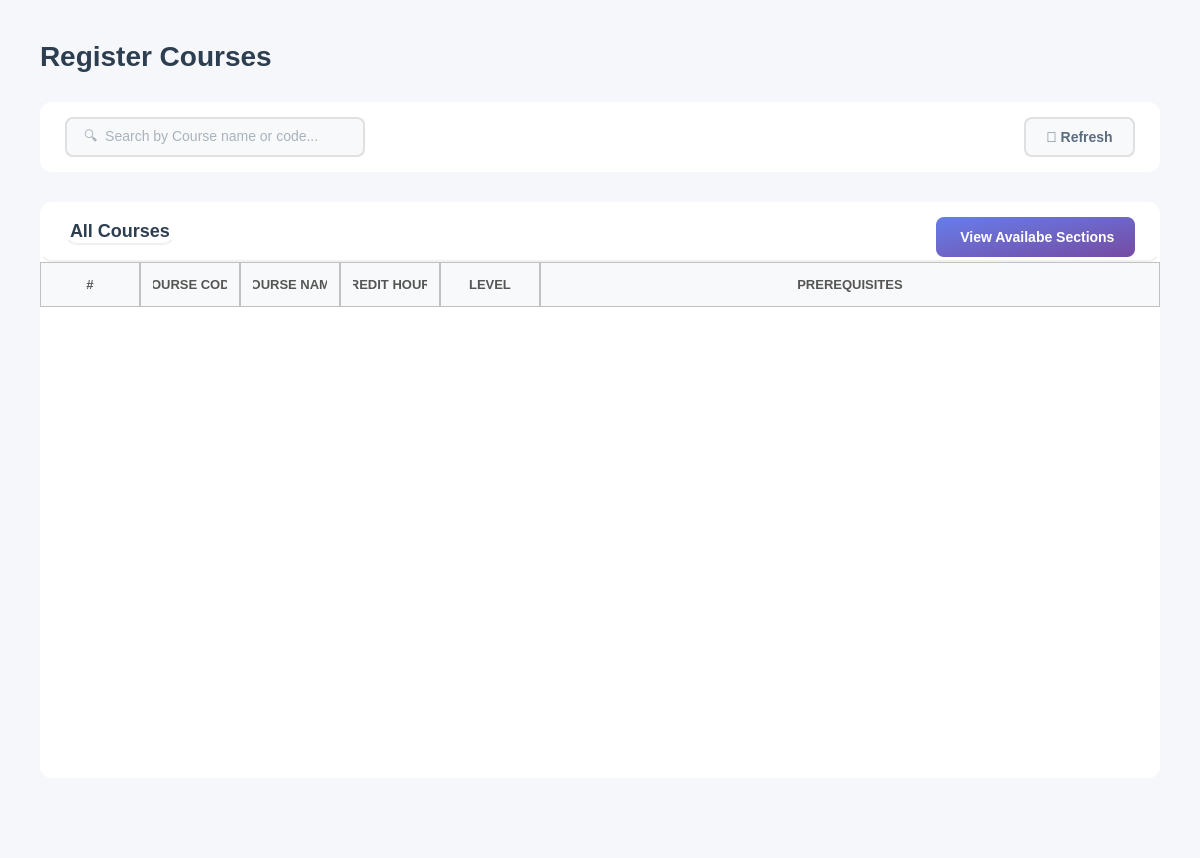
<?xml version="1.0" encoding="UTF-8"?>
<ui version="4.0">
 <class>RegisterCourses</class>
 <widget class="QWidget" name="RegisterCourses">
  <property name="geometry">
   <rect>
    <x>0</x>
    <y>0</y>
    <width>1200</width>
    <height>858</height>
   </rect>
  </property>
  <property name="windowTitle">
   <string>Course</string>
  </property>
  <property name="styleSheet">
   <string notr="true">background-color: #f5f7fa;</string>
  </property>
  <layout class="QVBoxLayout" name="mainLayout">
   <property name="spacing">
    <number>30</number>
   </property>
   <property name="leftMargin">
    <number>40</number>
   </property>
   <property name="topMargin">
    <number>40</number>
   </property>
   <property name="rightMargin">
    <number>40</number>
   </property>
   <property name="bottomMargin">
    <number>20</number>
   </property>
   <item>
    <layout class="QHBoxLayout" name="headerLayout">
     <item>
      <widget class="QLabel" name="labelTitle">
       <property name="styleSheet">
        <string notr="true">font-size: 28px; font-weight: bold; color: #2c3e50; background: transparent;</string>
       </property>
       <property name="text">
        <string>Register Courses</string>
       </property>
      </widget>
     </item>
     <item>
      <spacer name="headerSpacer">
       <property name="orientation">
        <enum>Qt::Orientation::Horizontal</enum>
       </property>
       <property name="sizeHint" stdset="0">
        <size>
         <width>40</width>
         <height>20</height>
        </size>
       </property>
      </spacer>
     </item>
    </layout>
   </item>
   <item>
    <widget class="QFrame" name="filterFrame">
     <property name="minimumSize">
      <size>
       <width>0</width>
       <height>70</height>
      </size>
     </property>
     <property name="maximumSize">
      <size>
       <width>16777215</width>
       <height>70</height>
      </size>
     </property>
     <property name="styleSheet">
      <string notr="true">background-color: white; border-radius: 12px;</string>
     </property>
     <property name="frameShape">
      <enum>QFrame::Shape::StyledPanel</enum>
     </property>
     <layout class="QHBoxLayout" name="filterLayout">
      <property name="leftMargin">
       <number>25</number>
      </property>
      <property name="topMargin">
       <number>15</number>
      </property>
      <property name="rightMargin">
       <number>25</number>
      </property>
      <property name="bottomMargin">
       <number>15</number>
      </property>
      <item>
       <widget class="QLineEdit" name="lineEditSearch">
        <property name="minimumSize">
         <size>
          <width>300</width>
          <height>40</height>
         </size>
        </property>
        <property name="maximumSize">
         <size>
          <width>200</width>
          <height>16777215</height>
         </size>
        </property>
        <property name="styleSheet">
         <string notr="true">QLineEdit {
    padding: 10px 15px;
    border: 2px solid #e0e0e0;
    border-radius: 8px;
    font-size: 14px;
    background-color: #f8f9fa;   /* light neutral background */
    color: #5a6c7d;             /* text color similar to buttons */
}

QLineEdit:focus {
    border-color: #f5576c;       /* accent border on focus */
    background-color: #ffffff;   /* slightly lighter when active */
}

QLineEdit:disabled {
    background-color: #ededed;   /* washed-out grey */
    color: #a1a8b3;             /* faded text */
}
</string>
        </property>
        <property name="placeholderText">
         <string>🔍  Search by Course name or code...</string>
        </property>
       </widget>
      </item>
      <item>
       <spacer name="filterSpacer">
        <property name="orientation">
         <enum>Qt::Orientation::Horizontal</enum>
        </property>
        <property name="sizeHint" stdset="0">
         <size>
          <width>40</width>
          <height>20</height>
         </size>
        </property>
       </spacer>
      </item>
      <item>
       <widget class="QPushButton" name="buttonRefresh">
        <property name="minimumSize">
         <size>
          <width>100</width>
          <height>40</height>
         </size>
        </property>
        <property name="cursor">
         <cursorShape>PointingHandCursor</cursorShape>
        </property>
        <property name="styleSheet">
         <string notr="true">QPushButton {
    background-color: #f8f9fa;
    color: #5a6c7d;
    border: 2px solid #e0e0e0;
    border-radius: 8px;
    font-size: 14px;
    font-weight: bold;
    padding: 10px 20px;
}

QPushButton:hover {
    border-color: #f5576c;
    color: #f5576c;
}

QPushButton:pressed {
    background-color: #e0e0e0; /* darker grey for pressed feedback */
    border-color: #f5576c;
    color: #f5576c;
}</string>
        </property>
        <property name="text">
         <string>🔄 Refresh</string>
        </property>
       </widget>
      </item>
     </layout>
    </widget>
   </item>
   <item>
    <widget class="QFrame" name="tableFrame">
     <property name="styleSheet">
      <string notr="true">background-color: white; border-radius: 12px;</string>
     </property>
     <property name="frameShape">
      <enum>QFrame::Shape::StyledPanel</enum>
     </property>
     <layout class="QVBoxLayout" name="tableMainLayout">
      <property name="spacing">
       <number>0</number>
      </property>
      <property name="leftMargin">
       <number>0</number>
      </property>
      <property name="topMargin">
       <number>0</number>
      </property>
      <property name="rightMargin">
       <number>0</number>
      </property>
      <property name="bottomMargin">
       <number>0</number>
      </property>
      <item>
       <widget class="QFrame" name="tableHeader">
        <property name="minimumSize">
         <size>
          <width>0</width>
          <height>60</height>
         </size>
        </property>
        <property name="maximumSize">
         <size>
          <width>16777215</width>
          <height>60</height>
         </size>
        </property>
        <property name="styleSheet">
         <string notr="true">background: transparent; border-bottom: 2px solid #f0f0f0;</string>
        </property>
        <property name="frameShape">
         <enum>QFrame::Shape::StyledPanel</enum>
        </property>
        <layout class="QHBoxLayout" name="tableHeaderLayout">
         <property name="leftMargin">
          <number>25</number>
         </property>
         <property name="topMargin">
          <number>15</number>
         </property>
         <property name="rightMargin">
          <number>25</number>
         </property>
         <property name="bottomMargin">
          <number>15</number>
         </property>
         <item>
          <widget class="QLabel" name="tableTitle">
           <property name="styleSheet">
            <string notr="true">font-size: 18px; font-weight: bold; color: #2c3e50; background: transparent;</string>
           </property>
           <property name="text">
            <string>All Courses</string>
           </property>
          </widget>
         </item>
         <item>
          <spacer name="tableHeaderSpacer">
           <property name="orientation">
            <enum>Qt::Orientation::Horizontal</enum>
           </property>
           <property name="sizeHint" stdset="0">
            <size>
             <width>40</width>
             <height>20</height>
            </size>
           </property>
          </spacer>
         </item>
         <item>
          <widget class="QPushButton" name="buttonViewSections">
           <property name="enabled">
            <bool>true</bool>
           </property>
           <property name="minimumSize">
            <size>
             <width>120</width>
             <height>40</height>
            </size>
           </property>
           <property name="cursor">
            <cursorShape>PointingHandCursor</cursorShape>
           </property>
           <property name="styleSheet">
            <string notr="true">QPushButton {
    background: qlineargradient(x1:0, y1:0, x2:1, y2:1, stop:0 #667EEA, stop:1 #764BA2);
    color: #ffffff;
    border: none;
    border-radius: 8px;
    font-size: 14px;
    font-weight: bold;
    padding: 10px 20px;
    transition: background 150ms;
}

QPushButton:hover {
    background: qlineargradient(x1:0, y1:0, x2:1, y2:1, stop:0 #4F63C6, stop:1 #5D3F9E);
}

QPushButton:pressed {
    background-color: #3C4A99;
}


QPushButton:disabled {
    background-color: #e0e0e0;
    color: #999999;
}
</string>
           </property>
           <property name="text">
            <string> View Availabe Sections</string>
           </property>
          </widget>
         </item>
        </layout>
       </widget>
      </item>
      <item>
       <widget class="QTableWidget" name="tableAllCourses">
        <property name="minimumSize">
         <size>
          <width>0</width>
          <height>300</height>
         </size>
        </property>
        <property name="styleSheet">
         <string notr="true">QTableWidget {
    border: none;
    background-color: white;
    gridline-color: #e5e5e5;      /* slightly darker for visibility */
    color: #222222;               /* matches QLineEdit text color */
    font-size: 14px;
}

QTableWidget::item {
    padding: 14px;
    border: none;
    color: #222222;               /* consistent text color */
}

QTableWidget::item:selected {
    background-color: #fcebed;  /* soft pink selection */
    color: #222222;             /* keep text readable */
}

QHeaderView::section {
    background-color: #f8f9fa;
    padding: 12px;
	border: 1px solid #c1c1c1; 
    font-size: 13px;
    color: #555555;               /* similar to readOnly QLineEdit text */
    font-weight: bold;
}
QTableWidget::item:focus {
    outline: none;
    border: none;
}
/* Removes weird selection rectangle */
QTableWidget::item:focus {
    outline: none;
    border: none;
}
QTableWidget::indicator {
    width: 18px;
    height: 18px;
}

QTableWidget::indicator:unchecked {
    border: 1px solid #b8b8b8;      /* soft grey border */
    background-color: #f8f8f8;      /* very light grey */
    border-radius: 3px;             /* slightly rounded */
}

QTableWidget::indicator:checked {
    border: 1px solid #5a5a5a;      /* darker grey when selected */
    background-color: #6c6c6c;      /* washed-out grey instead of harsh green */
    image: url(&quot;&quot;);                 /* remove default checkmark */
    border-radius: 3px;
}

QTableWidget::indicator:checked:hover,
QTableWidget::indicator:unchecked:hover {
    border-color: #3a3a3a;
}

QTableWidget::indicator:checked::after {
    content: &quot;&quot;;
    image: url(&quot;&quot;); /* no default checkmark */
}
/* ===== SCROLLBARS (VERTICAL &amp; HORIZONTAL) ===== */

/* Track */
QScrollBar:vertical, QScrollBar:horizontal {
    background: rgba(255, 255, 255, 0.05);  /* subtle track */
    border-radius: 6px;
    margin: 0px;  /* remove extra space */
}

/* Handle / Thumb */
QScrollBar::handle:vertical, QScrollBar::handle:horizontal {
    background: rgba(120, 120, 120, 0.35);  /* glassy thumb */
    border-radius: 6px;
    border: 1px solid rgba(255, 255, 255, 0.2); /* subtle highlight */
    min-height: 30px; /* vertical */
    min-width: 30px;  /* horizontal */
}

QScrollBar::handle:vertical:hover,
QScrollBar::handle:horizontal:hover {
    background: rgba(120, 120, 120, 0.55);
}

/* Buttons (up/down or left/right) */
QScrollBar::add-line:vertical, QScrollBar::sub-line:vertical,
QScrollBar::add-line:horizontal, QScrollBar::sub-line:horizontal {
    width: 16px;  /* horizontal buttons width */
    height: 16px; /* vertical buttons height */
    background: rgba(180, 180, 180, 0.35);
    border-radius: 4px;
}

/* Arrow icons */
QScrollBar::up-arrow:vertical, QScrollBar::down-arrow:vertical,
QScrollBar::left-arrow:horizontal, QScrollBar::right-arrow:horizontal {
    width: 6px;
    height: 6px;
    background: transparent;
}

/* Remove blank areas */
QScrollBar::add-page:vertical, QScrollBar::sub-page:vertical,
QScrollBar::add-page:horizontal, QScrollBar::sub-page:horizontal {
    background: none;
}

/* Sizes */
QScrollBar:vertical { width: 12px; }
QScrollBar:horizontal { height: 12px; }
</string>
        </property>
        <property name="editTriggers">
         <set>QAbstractItemView::EditTrigger::NoEditTriggers</set>
        </property>
        <property name="alternatingRowColors">
         <bool>true</bool>
        </property>
        <property name="selectionMode">
         <enum>QAbstractItemView::SelectionMode::ContiguousSelection</enum>
        </property>
        <property name="cornerButtonEnabled">
         <bool>true</bool>
        </property>
        <attribute name="horizontalHeaderStretchLastSection">
         <bool>true</bool>
        </attribute>
        <attribute name="verticalHeaderVisible">
         <bool>false</bool>
        </attribute>
        <attribute name="verticalHeaderCascadingSectionResizes">
         <bool>true</bool>
        </attribute>
        <column>
         <property name="text">
          <string>#</string>
         </property>
        </column>
        <column>
         <property name="text">
          <string>COURSE CODE</string>
         </property>
        </column>
        <column>
         <property name="text">
          <string>COURSE NAME</string>
         </property>
        </column>
        <column>
         <property name="text">
          <string>CREDIT HOURS</string>
         </property>
        </column>
        <column>
         <property name="text">
          <string>LEVEL</string>
         </property>
        </column>
        <column>
         <property name="text">
          <string>PREREQUISITES</string>
         </property>
        </column>
       </widget>
      </item>
     </layout>
    </widget>
   </item>
   <item>
    <spacer name="verticalSpacer">
     <property name="orientation">
      <enum>Qt::Orientation::Vertical</enum>
     </property>
     <property name="sizeType">
      <enum>QSizePolicy::Policy::Maximum</enum>
     </property>
     <property name="sizeHint" stdset="0">
      <size>
       <width>20</width>
       <height>60</height>
      </size>
     </property>
    </spacer>
   </item>
  </layout>
 </widget>
 <resources/>
 <connections/>
</ui>
